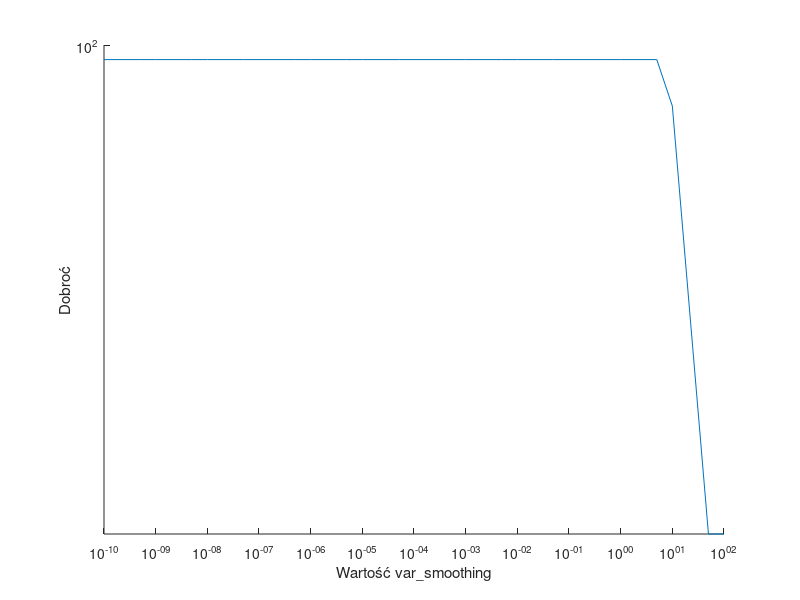

The MATLAB script that drew this image:
fileID = fopen('Gauss.txt','r');
formatSpec = '%f';
A = fscanf(fileID,formatSpec);

val = 106;

hold on
set(gca, 'XScale', 'log', 'YScale', 'line');

%loglog([1 val], [1.493648265624854 1.493648265624854 ])

%x = logspace(0,6,val);
%x = linspace(1,val,val);
x = [0, 1e-10, 5e-10, 1e-9, 5e-9, 1e-8, 5e-8, 1e-7, 5e-7, 1e-6, 5e-6, 1e-5, 5e-5, 1e-4, 5e-4, 1e-3, 5e-3, 1e-2, 5e-2, 0.1, 0.5, 1, 5, 10, 50, 100];
loglog(x,A)
xlabel('Wartość var\_smoothing')
ylabel('Dobroć')
ylim([0 100])
